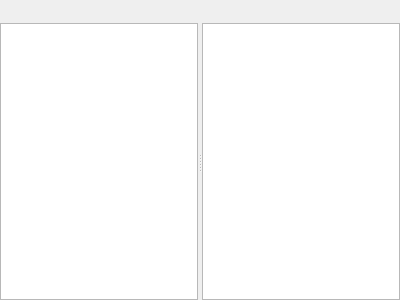
<?xml version="1.0" encoding="UTF-8"?>
<ui version="4.0">
    <class>DicomView</class>
    <widget class="QWidget" name="DicomView">
        <property name="geometry">
            <rect>
                <x>0</x>
                <y>0</y>
                <width>400</width>
                <height>300</height>
            </rect>
        </property>
        <layout class="QVBoxLayout" name="verticalLayout">
            <property name="leftMargin">
                <number>0</number>
            </property>
            <property name="topMargin">
                <number>0</number>
            </property>
            <property name="rightMargin">
                <number>0</number>
            </property>
            <property name="bottomMargin">
                <number>0</number>
            </property>
            <item>
                <widget class="Sokar::DicomToolBar" name="toolbar"/>
            </item>
            <item>
                <widget class="QSplitter" name="splitter">
                    <property name="orientation">
                        <enum>Qt::Horizontal</enum>
                    </property>
                    <widget class="Sokar::DicomGraphics" name="graphicsView"/>
                    <widget class="Sokar::FrameChooser" name="frameChooser">
                        <property name="minimumSize">
                            <size>
                                <width>45</width>
                                <height>0</height>
                            </size>
                        </property>
                        <property name="maximumSize">
                            <size>
                                <width>260</width>
                                <height>16777215</height>
                            </size>
                        </property>
                        <property name="widgetResizable" stdset="0">
                            <bool>true</bool>
                        </property>
                    </widget>
                </widget>
            </item>
        </layout>
    </widget>
    <customwidgets>
        <customwidget>
            <class>Sokar::DicomGraphics</class>
            <extends>QGraphicsView</extends>
            <header>qwidgets/dicomgraphics.h</header>
        </customwidget>
        <customwidget>
            <class>Sokar::DicomToolBar</class>
            <extends>QToolBar</extends>
            <header>qwidgets/dicomtoolbar.h</header>
        </customwidget>
        <customwidget>
            <class>Sokar::FrameChooser</class>
            <extends>QListWidget</extends>
            <header>qwidgets/framechooser.h</header>
        </customwidget>
    </customwidgets>
    <resources/>
    <connections/>
</ui>
